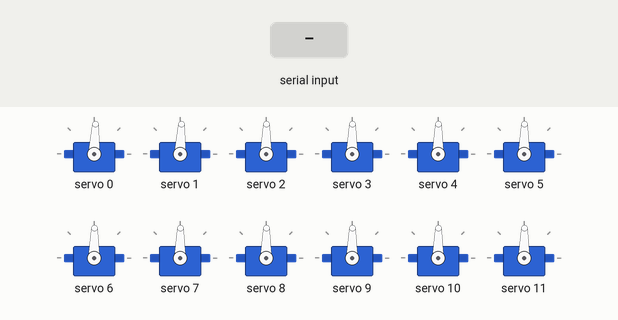
A sketch run on a simulated Arduino Uno, built with avr-gcc and run on an emulated ATmega328P. Parts: 12 × servo. The test bench sets the inputs (shaded band). What the sketch prints to the serial monitor is not drawn.

Above: at 1.2 s.
1.3 s: "." received over Serial
At 1.58 s:
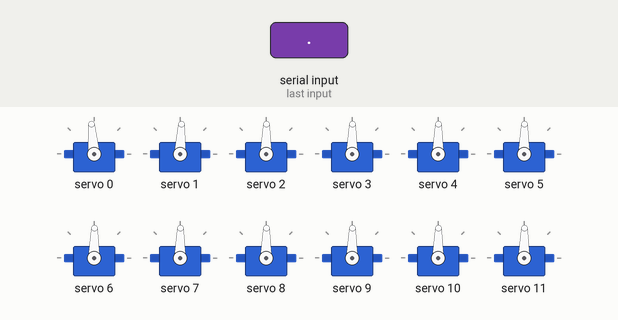
4.3 s: "," received over Serial
At 5.3 s:
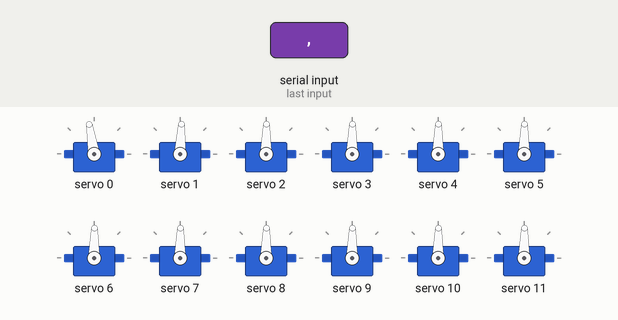
Timing chart, 0 to 7.3 s (numbered marks = the images above; inputs shaded):
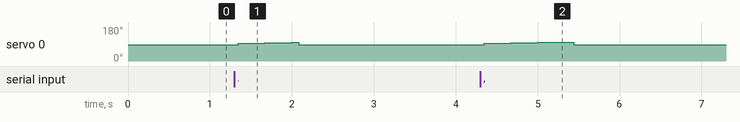

Measured:
- after the input at 1.3 s, servo 0: rises from 87° to 98° in 0.65 s, then falls to 87° in 0.08 s
- after the input at 4.3 s, servo 0: rises from 87° to 99° in 0.82 s, then falls to 87° in 0.28 s

The sketch:

splitflap.ino
```cpp
/*
 * CSCE 462
 *
 * Split Flap Display
 *
 * Authors: Caroline Mejia, Jack Warsham, Chris Weeks
 */

// Includes

#include <Wire.h>
#include <Adafruit_PWMServoDriver.h>

// Preprocessor Definitions

#define LOOP_TIME 5 // 5ms

// Split Flap Info
#define NUM_MODULES 12
#define NUM_FLAPS 27

// somewhat arbitrarily set number of increments per revolution to 1000 * NUM_FLAPS.
#define COUNTS_PER_REV (1000 * NUM_FLAPS)
#define COUNTS_PER_FLAP (COUNTS_PER_REV / NUM_FLAPS)

// PWM Driver
#define PWM_CTRL_ADDR 0x40
// ideally, the pwm driver clk freq should be 25MHz but it is not exactly and must be calibrated
#define PWM_CLK_FREQ 24750000
#define PWM_FREQ 50

// Servos
// pulse lengths out of 4096
#define SERVO_ON_PULSE_LENGTH_FAST 321
#define SERVO_ON_PULSE_LENGTH_SLOW 314
#define SERVO_OFF_PULSE_LENGTH 300
#define SERVO_RPM_FAST 72.00f // todo: calibrate this. May  need to calibrate for each servo
#define SERVO_RPM_SLOW 59.40f
// how far does servo move when on, measured in counts per loop
#define SERVO_DELTA_OMEGA_FAST (unsigned int)(SERVO_RPM_FAST * LOOP_TIME * COUNTS_PER_REV / 60000)
#define SERVO_DELTA_OMEGA_SLOW (unsigned int)(SERVO_RPM_SLOW * LOOP_TIME * COUNTS_PER_REV / 60000)
#define SERVO_DELTA_OMEGA(x) (unsigned int)(x * LOOP_TIME * COUNTS_PER_REV / 60000)

// Hall Effect Sensors
#define HE_TRIGGER_VOLTAGE 512 // TODO: calibrate this. What voltage to use to detect HE falling edge


enum ServoState
{
  E_OFF = 0,
  E_START,
  E_SLOW,
  E_FAST,
};

// Structs
typedef struct
{
    unsigned char adcID;                      // which ADC is the HE connected to. -1: Arduino built in
    unsigned char adcPin;            // which pin of the ADC is this HE connected to
    unsigned int HEPositionOffset;  // offset in counts for where HE and magnet cross relative to defined zero position (such as A or blank flap)
    unsigned short last_value;
    unsigned short value;
} HallEffect;

// typedef struct
// {
//     unsigned int pwmPin;            // which pwm pin this servo is connected to
//     unsigned int position;          // position mod COUNTS_PER_REV
//     unsigned int targetPosition;
//     ServoState state;
//     unsigned int startupCounter;
//     float targetRPM;
// } Servo;

typedef struct
{
  unsigned short pulseLengthOff;
  unsigned short pulseLengthFast;
  unsigned short pusleLengthSlow;
  float rpmFast;
  float rpmSlow;
} ServoCal;

ServoCal servoCals[NUM_MODULES] =
{
  {300, 321, 314, 72.00f, 59.40f},
  {295, 321, 310, 60.60f, 42.67f},
  {300, 321, 314, 72.00f, 59.40f},
  {300, 321, 314, 72.00f, 59.40f},
  {300, 321, 314, 72.00f, 59.40f},
  {300, 321, 314, 72.00f, 59.40f},
  {300, 321, 314, 72.00f, 59.40f},
  {300, 321, 314, 72.00f, 59.40f},
  {300, 321, 314, 72.00f, 59.40f},
  {300, 321, 314, 72.00f, 59.40f},
  {300, 321, 314, 72.00f, 59.40f},
  {300, 321, 314, 72.00f, 59.40f},
};

typedef struct
{
  unsigned int pwmPin;            // which pwm pin this servo is connected to
  unsigned int position;          // position mod COUNTS_PER_REV
  unsigned int targetPosition;
  ServoState state;
  unsigned int startPosition;
  float targetRPM;
  float lastTargetRpm;
  ServoCal *cal;
} Servo;

typedef struct
{
  HallEffect hallEffect;
  Servo servo;
} SFModule;

SFModule sfModules[NUM_MODULES] =
{
    {{0, 0, 0, 0, 0}, {0,  0, 0, 0, 0, 0, 0, &servoCals[1]}},       // {HE{adcID, adcPin, offset, 0, 0}, Servo{pwmPin, 0, 0, 0, 0, 0, calAddr}}
    {{0, 1, 0, 0, 0}, {1,  0, 0, 0, 0, 0, 0, &servoCals[1]}},
    {{0, 2, 0, 0, 0}, {2,  0, 0, 0, 0, 0, 0, &servoCals[2]}},
    {{0, 3, 0, 0, 0}, {3,  0, 0, 0, 0, 0, 0, &servoCals[3]}},
    {{0, 4, 0, 0, 0}, {4,  0, 0, 0, 0, 0, 0, &servoCals[4]}},
    {{0, 5, 0, 0, 0}, {5,  0, 0, 0, 0, 0, 0, &servoCals[5]}},
    {{0, 6, 0, 0, 0}, {6,  0, 0, 0, 0, 0, 0, &servoCals[6]}},
    {{0, 7, 0, 0, 0}, {7,  0, 0, 0, 0, 0, 0, &servoCals[7]}},
    {{1, 0, 0, 0, 0}, {8,  0, 0, 0, 0, 0, 0, &servoCals[8]}},
    {{1, 1, 0, 0, 0}, {9,  0, 0, 0, 0, 0, 0, &servoCals[9]}},
    {{1, 2, 0, 0, 0}, {10, 0, 0, 0, 0, 0, 0, &servoCals[10]}},
    {{1, 3, 0, 0, 0}, {11, 0, 0, 0, 0, 0, 0, &servoCals[11]}},
};


// Global variables
Adafruit_PWMServoDriver pwm = Adafruit_PWMServoDriver(PWM_CTRL_ADDR);

char message[NUM_MODULES];  // 0=Blank. [1-26]=[A-Z]
bool newMessageReceived = false;
int debug = 0;

// Function Definitions
int calculatePWM(float rpm, ServoCal *cal)
{
  if(rpm == 0) return cal->pulseLengthOff;
  if(cal->rpmFast == cal->rpmSlow) return cal->pusleLengthSlow;

  return ((cal->pulseLengthFast - cal->pusleLengthSlow) / (cal->rpmFast - cal->rpmSlow)) * (rpm - cal->rpmSlow) + cal->pusleLengthSlow;
}


int ADC_Read(unsigned int adcId, unsigned int adcPin) {
  if(adcId == -1)
  {
    return analogRead(adcPin);
  }
  // TODO: 3008 read
  return 0.0;
}

void update() {
  SFModule *sfm;

  if(newMessageReceived)
  {
      for(int i = 0; i < NUM_MODULES; ++i)
      {
          // interpret period as 'module is behind by one, advance it by one letter without changing final position'
          if(message[i] == '.')
          {
            sfModules[i].servo.position = (sfModules[i].servo.position - COUNTS_PER_FLAP) % COUNTS_PER_REV;
            continue;
          }
          // interpret comma as 'module is ahead by one, loop around to get to previous letter'
          else if(message[i] == ',')
          {
            sfModules[i].servo.position = (sfModules[i].servo.position + COUNTS_PER_FLAP) % COUNTS_PER_REV;
            continue;
          }
          // interpret slash as do nothing
          else if(message[i] == '/')
          {
            continue;
          }
          // assuming blank flap is at position 0, target postion is cacluated as follows
          sfModules[i].servo.targetPosition = message[i] * COUNTS_PER_FLAP;
      }
      newMessageReceived = false; // UNCOMMENT
  }

  // for(int i = 0; i < NUM_MODULES; ++i)
  for(int i = 0; i < 1; ++i)
  {
    sfm = &sfModules[i];

    // update HE value
    sfm->hallEffect.last_value = sfm->hallEffect.value;
    sfm->hallEffect.value = ADC_Read(sfm->hallEffect.adcID, sfm->hallEffect.adcPin);

    // update position
    sfm->servo.position = (sfm->servo.position + SERVO_DELTA_OMEGA(sfm->servo.targetRPM)) % COUNTS_PER_REV;

    // check for HE falling edge
    if(sfm->hallEffect.last_value > HE_TRIGGER_VOLTAGE
        && sfm->hallEffect.value < HE_TRIGGER_VOLTAGE)
    {
        sfm->servo.position = sfm->hallEffect.HEPositionOffset;
    }

    // calculate new target rpm
    sfm->servo.lastTargetRpm = sfm->servo.targetRPM;
    if(sfm->servo.position >= sfm->servo.targetPosition && sfm->servo.position < sfm->servo.targetPosition + (COUNTS_PER_FLAP / 4))
    {
      sfm->servo.targetRPM = 0;
      sfm->servo.state = E_OFF;
    }
    else
    {
      // startup
      // if(sfm->servo.state == E_OFF)
      // {
      //   sfm->servo.targetRPM = sfm->servo.cal->rpmFast;
      //   sfm->servo.startPosition = sfm->servo.position;
      //   sfm->servo.state = E_START;
      // }
      // else if(sfm->servo.position >= sfm->servo.startPosition && sfm->servo.position < sfm->servo.startPosition + (COUNTS_PER_FLAP * 2))
      // {
      //   sfm->servo.targetRPM = sfm->servo.cal->rpmFast;
      // }
      if(sfm->servo.state == E_OFF)
      {
        sfm->servo.targetRPM = sfm->servo.cal->rpmSlow;
        sfm->servo.state = E_START;
      }
      if(sfm->servo.state == E_START)
      {
        sfm->servo.targetRPM += 0.1;
        if(sfm->servo.targetRPM > sfm->servo.cal->rpmFast)
        {
          sfm->servo.targetRPM = sfm->servo.cal->rpmFast;
          sfm->servo.state = E_FAST;
        }
      }

      // slow down
      else if((sfm->servo.targetPosition - sfm->servo.position) % COUNTS_PER_REV < COUNTS_PER_FLAP * 8)
      {
        sfm->servo.targetRPM -= 0.1;
        if(sfm->servo.targetRPM < sfm->servo.cal->rpmSlow)
        {
          sfm->servo.targetRPM = sfm->servo.cal->rpmSlow;
        }
        sfm->servo.state = E_SLOW;
      }

      // middle
      else
      {
        sfm->servo.targetRPM = sfm->servo.cal->rpmFast;
        sfm->servo.state = E_FAST;
      }
    }

    // send updates to servo
    if(sfm->servo.targetRPM != sfm->servo.lastTargetRpm)
    {
      // Serial.print(sfm->servo.targetRPM);
      // Serial.print(", ");
      // Serial.println(calculatePWM(sfm->servo.targetRPM, sfm->servo.cal));
      interrupts();
      pwm.setPin(sfm->servo.pwmPin, calculatePWM(sfm->servo.targetRPM, sfm->servo.cal));
      noInterrupts();
    }
  }
}

void setup() {
  // put your setup code here, to run once:
  Serial.begin(9600);

  Wire.setClock(100000);
  Wire.begin();

  cli(); // disable interrupts

  // init timer 1 to run every 5ms
  // Sys Clk = 16Mhz
  // 16Mhz / 8 / 10000 = 200 Hz (5 ms period)
  TCCR1A = 0; // reset timer registers
  TCCR1B = 0;
  TCCR1B |= B00000010; // /8 prescalar
  TIMSK1 |= B00000010; // enable CMPA interrupt
  OCR1A = 10000; // interrupt when timer reaches 10000 ticks
  sei(); // enable interrupts


  pwm.begin();
  pwm.setOscillatorFrequency(PWM_CLK_FREQ);
  pwm.setPWMFreq(PWM_FREQ);

  delay(10);

  for(int i = 0; i < NUM_MODULES; ++i)
  {
    pwm.setPin(sfModules[i].servo.pwmPin, sfModules[i].servo.cal->pulseLengthOff);
  }
}

void GetNewMessage() {

  // do not process new message until old message has been processed
  if(newMessageReceived)
  {
    return;
  }

  char newMessage[NUM_MODULES] = {0};

  Serial.print("Enter string: ");
  while(Serial.available() == 0) {delay(5);} // wait for input
  delay(30); // give some time for full input to arrive
  int i = 0;
  char nextChar;
  while(Serial.available() > 0 && i < NUM_MODULES)
  {
    delay(10);
    nextChar = Serial.read();
    Serial.print(nextChar);
    // if(nextChar == '\n' || nextChar == '\0') {
    //   memset(&newMessage[i], 0, NUM_MODULES - i);
    //   break;
    // }
    if(nextChar >= 'A' && nextChar <= 'Z')
    {
        newMessage[i] = nextChar - 64;
    }
    else if(nextChar >= 'a' && nextChar <= 'z')
    {
        newMessage[i] = nextChar - 96;
    }
    else if(nextChar == ',' || nextChar == '.' || nextChar == '/')
    {
      // do nothing
      newMessage[i] = nextChar;
    }
    else
    {
        // either a proper space, or an invalid character, set to space for both
        newMessage[i] = 0;
    }
    i++;
  }
  // Serial.println(i);
  memset(&newMessage[i], 0, NUM_MODULES - i);
  // Serial.println("test");
  memcpy(message, newMessage, NUM_MODULES);
  Serial.println("test1");
  newMessageReceived = true;
}

void loop() {
  // put your main code here, to run repeatedly:
  GetNewMessage();
  Serial.println(sfModules[0].servo.position);
  // Serial.println(sfModules[0].servo.targetPosition);
  // Serial.println(sfModules[0].servo.isOn);
  // Serial.println(SERVO_DELTA_OMEGA_FAST);
  delay(1000);
}

// timer 1 interrupts runs ever 5 ms
ISR(TIMER1_COMPA_vect) {
  TCNT1 = 0; // reset timer to 0
  update();
}
```
